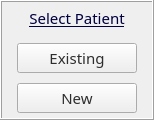
    <widget class="QFrame" name="frame_selectPatient">
     <property name="geometry">
      <rect>
       <x>0</x>
       <y>0</y>
       <width>154</width>
       <height>120</height>
      </rect>
     </property>
     <property name="font">
      <font>
       <weight>50</weight>
       <bold>false</bold>
      </font>
     </property>
     <property name="frameShape">
      <enum>QFrame::Box</enum>
     </property>
     <property name="frameShadow">
      <enum>QFrame::Raised</enum>
     </property>
     <property name="lineWidth">
      <number>1</number>
     </property>
     <widget class="QLabel" name="label_selectPatient">
      <property name="geometry">
       <rect>
        <x>12</x>
        <y>5</y>
        <width>130</width>
        <height>25</height>
       </rect>
      </property>
      <property name="palette">
       <palette>
        <active>
         <colorrole role="WindowText">
          <brush brushstyle="SolidPattern">
           <color alpha="255">
            <red>0</red>
            <green>0</green>
            <blue>65</blue>
           </color>
          </brush>
         </colorrole>
         <colorrole role="Text">
          <brush brushstyle="SolidPattern">
           <color alpha="255">
            <red>0</red>
            <green>85</green>
            <blue>0</blue>
           </color>
          </brush>
         </colorrole>
         <colorrole role="ButtonText">
          <brush brushstyle="SolidPattern">
           <color alpha="255">
            <red>0</red>
            <green>0</green>
            <blue>127</blue>
           </color>
          </brush>
         </colorrole>
         <colorrole role="Base">
          <brush brushstyle="SolidPattern">
           <color alpha="255">
            <red>255</red>
            <green>255</green>
            <blue>255</blue>
           </color>
          </brush>
         </colorrole>
         <colorrole role="Window">
          <brush brushstyle="SolidPattern">
           <color alpha="255">
            <red>255</red>
            <green>255</green>
            <blue>255</blue>
           </color>
          </brush>
         </colorrole>
         <colorrole role="Shadow">
          <brush brushstyle="SolidPattern">
           <color alpha="255">
            <red>0</red>
            <green>0</green>
            <blue>127</blue>
           </color>
          </brush>
         </colorrole>
         <colorrole role="PlaceholderText">
          <brush brushstyle="NoBrush">
           <color alpha="128">
            <red>0</red>
            <green>85</green>
            <blue>0</blue>
           </color>
          </brush>
         </colorrole>
        </active>
        <inactive>
         <colorrole role="WindowText">
          <brush brushstyle="SolidPattern">
           <color alpha="255">
            <red>0</red>
            <green>0</green>
            <blue>65</blue>
           </color>
          </brush>
         </colorrole>
         <colorrole role="Text">
          <brush brushstyle="SolidPattern">
           <color alpha="255">
            <red>0</red>
            <green>85</green>
            <blue>0</blue>
           </color>
          </brush>
         </colorrole>
         <colorrole role="ButtonText">
          <brush brushstyle="SolidPattern">
           <color alpha="255">
            <red>0</red>
            <green>0</green>
            <blue>127</blue>
           </color>
          </brush>
         </colorrole>
         <colorrole role="Base">
          <brush brushstyle="SolidPattern">
           <color alpha="255">
            <red>255</red>
            <green>255</green>
            <blue>255</blue>
           </color>
          </brush>
         </colorrole>
         <colorrole role="Window">
          <brush brushstyle="SolidPattern">
           <color alpha="255">
            <red>255</red>
            <green>255</green>
            <blue>255</blue>
           </color>
          </brush>
         </colorrole>
         <colorrole role="Shadow">
          <brush brushstyle="SolidPattern">
           <color alpha="255">
            <red>0</red>
            <green>0</green>
            <blue>127</blue>
           </color>
          </brush>
         </colorrole>
         <colorrole role="PlaceholderText">
          <brush brushstyle="NoBrush">
           <color alpha="128">
            <red>0</red>
            <green>85</green>
            <blue>0</blue>
           </color>
          </brush>
         </colorrole>
        </inactive>
        <disabled>
         <colorrole role="WindowText">
          <brush brushstyle="SolidPattern">
           <color alpha="255">
            <red>120</red>
            <green>120</green>
            <blue>120</blue>
           </color>
          </brush>
         </colorrole>
         <colorrole role="Text">
          <brush brushstyle="SolidPattern">
           <color alpha="255">
            <red>120</red>
            <green>120</green>
            <blue>120</blue>
           </color>
          </brush>
         </colorrole>
         <colorrole role="ButtonText">
          <brush brushstyle="SolidPattern">
           <color alpha="255">
            <red>120</red>
            <green>120</green>
            <blue>120</blue>
           </color>
          </brush>
         </colorrole>
         <colorrole role="Base">
          <brush brushstyle="SolidPattern">
           <color alpha="255">
            <red>255</red>
            <green>255</green>
            <blue>255</blue>
           </color>
          </brush>
         </colorrole>
         <colorrole role="Window">
          <brush brushstyle="SolidPattern">
           <color alpha="255">
            <red>255</red>
            <green>255</green>
            <blue>255</blue>
           </color>
          </brush>
         </colorrole>
         <colorrole role="Shadow">
          <brush brushstyle="SolidPattern">
           <color alpha="255">
            <red>0</red>
            <green>0</green>
            <blue>127</blue>
           </color>
          </brush>
         </colorrole>
         <colorrole role="PlaceholderText">
          <brush brushstyle="NoBrush">
           <color alpha="128">
            <red>0</red>
            <green>85</green>
            <blue>0</blue>
           </color>
          </brush>
         </colorrole>
        </disabled>
       </palette>
      </property>
      <property name="font">
       <font>
        <family>Tunga</family>
        <pointsize>11</pointsize>
        <weight>50</weight>
        <bold>false</bold>
        <underline>true</underline>
        <strikeout>false</strikeout>
        <kerning>true</kerning>
       </font>
      </property>
      <property name="cursor">
       <cursorShape>PointingHandCursor</cursorShape>
      </property>
      <property name="frameShape">
       <enum>QFrame::NoFrame</enum>
      </property>
      <property name="frameShadow">
       <enum>QFrame::Plain</enum>
      </property>
      <property name="text">
       <string>Select Patient</string>
      </property>
      <property name="scaledContents">
       <bool>true</bool>
      </property>
      <property name="alignment">
       <set>Qt::AlignCenter</set>
      </property>
     </widget>
     <widget class="QPushButton" name="button_existingPatient">
      <property name="geometry">
       <rect>
        <x>17</x>
        <y>43</y>
        <width>120</width>
        <height>30</height>
       </rect>
      </property>
      <property name="palette">
       <palette>
        <active>
         <colorrole role="WindowText">
          <brush brushstyle="SolidPattern">
           <color alpha="255">
            <red>0</red>
            <green>0</green>
            <blue>65</blue>
           </color>
          </brush>
         </colorrole>
         <colorrole role="ButtonText">
          <brush brushstyle="SolidPattern">
           <color alpha="255">
            <red>0</red>
            <green>0</green>
            <blue>65</blue>
           </color>
          </brush>
         </colorrole>
        </active>
        <inactive>
         <colorrole role="WindowText">
          <brush brushstyle="SolidPattern">
           <color alpha="255">
            <red>47</red>
            <green>46</green>
            <blue>46</blue>
           </color>
          </brush>
         </colorrole>
         <colorrole role="ButtonText">
          <brush brushstyle="SolidPattern">
           <color alpha="255">
            <red>47</red>
            <green>46</green>
            <blue>46</blue>
           </color>
          </brush>
         </colorrole>
        </inactive>
        <disabled>
         <colorrole role="WindowText">
          <brush brushstyle="SolidPattern">
           <color alpha="255">
            <red>47</red>
            <green>46</green>
            <blue>46</blue>
           </color>
          </brush>
         </colorrole>
         <colorrole role="ButtonText">
          <brush brushstyle="SolidPattern">
           <color alpha="255">
            <red>47</red>
            <green>46</green>
            <blue>46</blue>
           </color>
          </brush>
         </colorrole>
        </disabled>
       </palette>
      </property>
      <property name="font">
       <font>
        <family>Tunga</family>
        <pointsize>11</pointsize>
        <weight>50</weight>
        <bold>false</bold>
       </font>
      </property>
      <property name="cursor">
       <cursorShape>PointingHandCursor</cursorShape>
      </property>
      <property name="toolTip">
       <string>Enter ID of an existing patient.</string>
      </property>
      <property name="inputMethodHints">
       <set>Qt::ImhNone</set>
      </property>
      <property name="text">
       <string>Existing</string>
      </property>
      <property name="icon">
       <iconset>
        <normaloff>:/icons/icons/search.png</normaloff>:/icons/icons/search.png</iconset>
      </property>
      <property name="iconSize">
       <size>
        <width>20</width>
        <height>20</height>
       </size>
      </property>
      <property name="shortcut">
       <string>Ctrl+E</string>
      </property>
      <property name="autoRepeat">
       <bool>false</bool>
      </property>
      <property name="autoDefault">
       <bool>false</bool>
      </property>
      <property name="default">
       <bool>false</bool>
      </property>
      <property name="flat">
       <bool>false</bool>
      </property>
     </widget>
     <widget class="QPushButton" name="button_newPatient">
      <property name="geometry">
       <rect>
        <x>17</x>
        <y>83</y>
        <width>120</width>
        <height>30</height>
       </rect>
      </property>
      <property name="palette">
       <palette>
        <active>
         <colorrole role="WindowText">
          <brush brushstyle="SolidPattern">
           <color alpha="255">
            <red>0</red>
            <green>0</green>
            <blue>65</blue>
           </color>
          </brush>
         </colorrole>
         <colorrole role="ButtonText">
          <brush brushstyle="SolidPattern">
           <color alpha="255">
            <red>0</red>
            <green>0</green>
            <blue>65</blue>
           </color>
          </brush>
         </colorrole>
        </active>
        <inactive>
         <colorrole role="WindowText">
          <brush brushstyle="SolidPattern">
           <color alpha="255">
            <red>47</red>
            <green>46</green>
            <blue>46</blue>
           </color>
          </brush>
         </colorrole>
         <colorrole role="ButtonText">
          <brush brushstyle="SolidPattern">
           <color alpha="255">
            <red>47</red>
            <green>46</green>
            <blue>46</blue>
           </color>
          </brush>
         </colorrole>
        </inactive>
        <disabled>
         <colorrole role="WindowText">
          <brush brushstyle="SolidPattern">
           <color alpha="255">
            <red>47</red>
            <green>46</green>
            <blue>46</blue>
           </color>
          </brush>
         </colorrole>
         <colorrole role="ButtonText">
          <brush brushstyle="SolidPattern">
           <color alpha="255">
            <red>47</red>
            <green>46</green>
            <blue>46</blue>
           </color>
          </brush>
         </colorrole>
        </disabled>
       </palette>
      </property>
      <property name="font">
       <font>
        <family>Tunga</family>
        <pointsize>11</pointsize>
        <weight>50</weight>
        <bold>false</bold>
       </font>
      </property>
      <property name="cursor">
       <cursorShape>PointingHandCursor</cursorShape>
      </property>
      <property name="toolTip">
       <string>Add a new patient.</string>
      </property>
      <property name="text">
       <string>New</string>
      </property>
      <property name="icon">
       <iconset>
        <normaloff>:/icons/icons/add-friend.png</normaloff>:/icons/icons/add-friend.png</iconset>
      </property>
      <property name="iconSize">
       <size>
        <width>20</width>
        <height>20</height>
       </size>
      </property>
      <property name="shortcut">
       <string>Ctrl+N</string>
      </property>
      <property name="autoRepeat">
       <bool>false</bool>
      </property>
      <property name="autoDefault">
       <bool>false</bool>
      </property>
      <property name="default">
       <bool>false</bool>
      </property>
     </widget>
     <zorder>button_existingPatient</zorder>
     <zorder>button_newPatient</zorder>
     <zorder>label_selectPatient</zorder>
    </widget>
